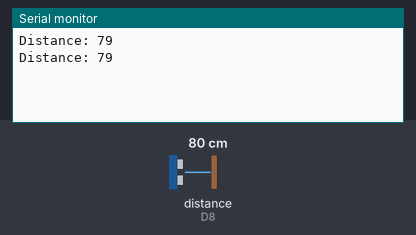
Simulated run of this sketch. Board: ESP8266 (NodeMCU). On the bench: the last lines printed to the serial monitor. Wiring (inferred from the names in the program): ultrasonic range finder: trigger D7; echo D8. The test bench sets the inputs (shaded band); at power-on: distance to the obstacle (sensor on D8) 80 cm. The echo pulse lasts 58.3 µs per cm.

Above: at 2.8 s.
2.9 s: distance to the obstacle (sensor on D8) set to 2 cm
At 5.0 s:
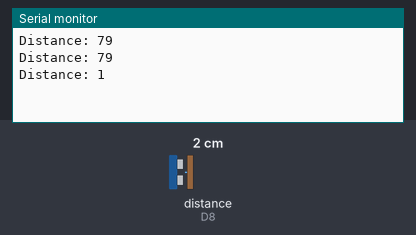
5.6 s: distance to the obstacle (sensor on D8) set to 4 cm
At 6.5 s:
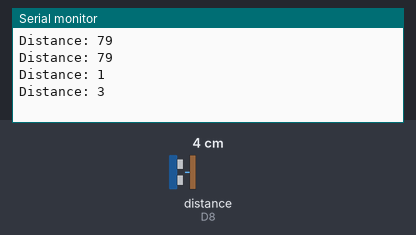
Timing chart, 0 to 8.6 s (numbered marks = the images above; inputs shaded):
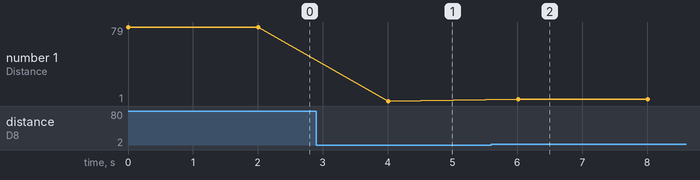

The sketch:

ultrasonic_sensor.ino
```cpp
#define trigPin D7
#define echoPin D8

long duration;
int distance;

void setup() {
  // put your setup code here, to run once:
  pinMode(trigPin,OUTPUT);
  pinMode(echoPin,INPUT);
  Serial.begin(9600);
}

void loop() {
  // put your main code here, to run repeatedly:
  // Clears the trigPin
  digitalWrite(trigPin,LOW);
  delayMicroseconds(2);

  //set trigPin as High status 10us
  digitalWrite(trigPin,HIGH);
  delayMicroseconds(10);
  digitalWrite(trigPin,LOW);

  //read echoPin, to record the sound wave spread time
  duration = pulseIn(echoPin, HIGH);
  //calculate the distance
  distance=duration* 0.034/2;
  Serial.print("Distance: ");
  Serial.println(distance);
  delay(2000);
}
```

Measured:
- after the input at 2.9 s, the serial monitor: prints a new line after 1.1 s (image 1)
- after the input at 5.6 s, the serial monitor: prints a new line after 0.41 s (image 2)
- plotted number 1: 79 → 1 after the input at 2.9 s, 1 → 3 after the input at 5.6 s
